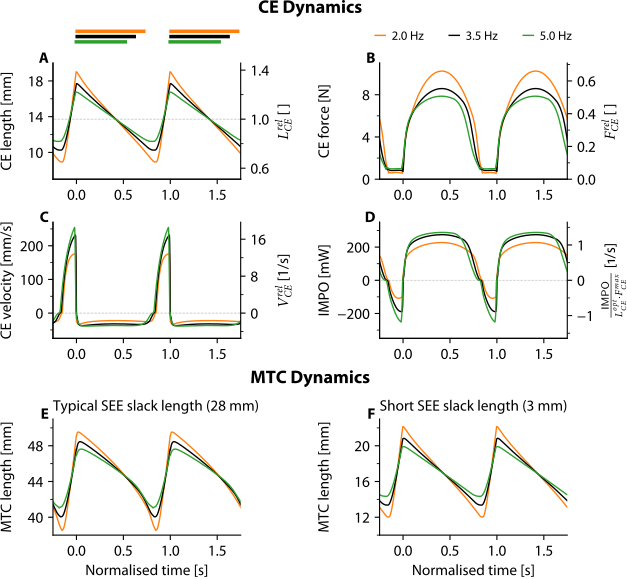

Reproduce this figure in Python.
#| label: fig-r-oc
#| fig-cap: Predicted CE behaviour for maximally attainable AMPO, shown at three distinct
#|   cycle frequencies for rat 1. CE length (A), CE force (B), CE velocity (C) and instantaneous mechanical
#|   power output (IMPO) (D) as a function of normalised time (i.e. time divided by the cycle duration). CE
#|   stimulation was maximal during the period indicated by the coloured bars and fully off elsewhere. The right
#|   labels depict the normalised values, where CE length and CE velocity are normalised to optimum CE length,
#|   CE force is normalised to maximal isometric CE force and IMPO is normalised to the product of optimum
#|   CE length and maximal isometric CE force. Based on CE length and force over time, and the SEE
#|   properties, the MTC length over time can be calculated. The resulting MTC length over time substantially
#|   differs between a typical SEE slack length of 28 mm (E) and a short SEE slack length of 3 mm (F).

#%% Load packages & set directories
import os, sys, pickle
import numpy as np
import pandas as pd
import matplotlib.pyplot as plt
from pathlib import Path

# Set directories
cwd = Path.cwd()
baseDir = cwd.parent
dataDir = baseDir / 'data'
funcDir = baseDir / 'analysis' / 'functions'
sys.path.append(str(funcDir))

import cust_fig, hillmodel

plt.close('all')

#%%
cust_fig.style(plt, fontname='Minion Pro',fontsize=11,grid=False)
# fig = plt.figure(figsize=(15.92/2.54+0.085, 13.36/2.54), constrained_layout=True) # 3:2 ratio
fig = plt.figure(figsize=(15.92/2.54+0.085, 15.07/2.54), constrained_layout=True) # 3:2 ratio
# fig = plt.figure(figsize=(15.92/2.54+0.085, 15.92/2.54/3+0.085), constrained_layout=True) # 3:1 ratio
gs = fig.add_gridspec(6, 2, height_ratios=[1e-3,1.02,8.4,8.4,1e-3,8.4], wspace=0)
axs = np.array([[fig.add_subplot(gs[i, j]) for j in range(gs.ncols)] for i in range(gs.nrows)])
axs = axs.flatten().tolist()

# These are 'fake axis' to create title above the two 'blocks'
axs[9].remove(); del(axs[9])
axs[8].remove(); del(axs[8])
axs[1].remove(); del(axs[1])
axs[0].remove(); del(axs[0])

#%% Subplot 1,1
mus = 'GMe1'
parFile = os.path.join(dataDir,mus,mus+'_IM.pkl')
muspar = pickle.load(open(parFile, 'rb'))[0]
musparLong  = muspar.copy()
musparShort = muspar.copy()
muspar_lsee0_new = 3e-3
musparShort['ksee'] = musparShort['ksee']*(musparShort['lsee0']/muspar_lsee0_new)**2
musparShort['lsee0'] = muspar_lsee0_new
dataDirSim = os.path.join(dataDir,mus,'simsOC','')
fmax, lce_opt = muspar['fmax'], muspar['lce_opt']

cfSet = [2.5, 3.5, 4.5]
cfSet = [2.0, 3.5, 5]

colorSet = plt.rcParams['axes.prop_cycle'].by_key()['color']
colorSet[0] = colorSet[1]
colorSet[1] = '#000000'
# colorSet[1] = '#1f77b4'
for idx,cf in enumerate(cfSet):
    fileName = mus+f'_cf{cf:{"0.1f"}}Hz_ftsOpt_mleOpt'  
    df = pd.read_csv(dataDirSim+fileName+'.csv', sep=',')
    data = df.to_numpy()
    time,lmtc,stim,fsee,gamma,lcerel = data.T[0:6]
    
    lce = lcerel*lce_opt
    vce = np.gradient(lce,time)
       
    time = time/time[-1]
    time = np.concatenate((time-time[-1],time,time+time[-1]))
    lce = np.concatenate((lce,lce,lce))
    fsee = np.concatenate((fsee,fsee,fsee))
    vce = np.concatenate((vce,vce,vce))
    stim = np.concatenate((stim,stim,stim))
    lpee = lce
    fpee = hillmodel.lee2force(0,lpee,muspar)[1]
    fce = fsee-fpee
    IMPO = -fce*vce
    
    stim[stim>=0.5] = 1.0; 
    stim[stim<0.5] = 0
    tStimOn = time[np.where(np.diff(stim)>0.1)[0]]
    tStimOff = time[np.where(np.diff(stim)<-0.1)[0]]
    cust_fig.plot_stim(axs[0],tStimOn[0],tStimOff[1],y=-idx, lw=1/3, color=colorSet[idx])
    cust_fig.plot_stim(axs[0],tStimOn[1],tStimOff[2],y=-idx, lw=1/3 ,color=colorSet[idx])
    
    # Lmtc(t): Long SEE
    lseeLong = hillmodel.force2lee(fsee,fpee,musparLong)[0]
    lmtcLong = lce + lseeLong

    # Lmtc(t): Short SEE
    lseeShort = hillmodel.force2lee(fsee,fpee,musparShort)[0]
    lmtcShort = lce + lseeShort
    
    # plotStim(axs[1],tStimOn[0],tStimOff[1],y=-idx, lw=1/3, color=colorSet[idx])
    # plotStim(axs[1],tStimOn[1],tStimOff[2],y=-idx, lw=1/3 ,color=colorSet[idx])
    
    axs[1].plot(time,stim, color=colorSet[idx]) # plotted but not visible!
    
    if tStimOff[-1] > 1.75: 
        print('Warning, tStimoff exceed plotted values!!')
    
    axs[2].plot(time,lce*1e3, color=colorSet[idx])
    axs[3].plot(time,fce, color=colorSet[idx])
    axs[4].plot(time,vce*1e3, color=colorSet[idx])
    axs[5].plot(time,IMPO*1e3, color=colorSet[idx])
    
    axs[6].plot(time,lmtcLong*1e3, color=colorSet[idx])
    axs[7].plot(time,lmtcShort*1e3, color=colorSet[idx])
  
legend = axs[1].legend(["2.0 Hz", "3.5 Hz", "5.0 Hz"],
                       loc='center',
                       ncol=3,
                       bbox_to_anchor=(0.5, 0.5),  # slight offset above the axes
                       handlelength=0.8,
                       handletextpad=0.5,
                       labelspacing=0.2)


for ax in [axs[0], axs[1], axs[2], axs[3], axs[4], axs[5], axs[6], axs[7]]:
    ax.set_xlim(-0.25,1.75)

# stim(t)
# axs[0].autoscale(enable=True, axis='y', tight=True)
axs[0].set_ylim(-7/3,1/3)
axs[0].spines['top'].set_visible(False)
axs[0].spines['right'].set_visible(False)
axs[0].spines['bottom'].set_visible(False)
axs[0].spines['left'].set_visible(False)
axs[0].set_xticks([]);
axs[0].set_yticks([]); 
axs[1].autoscale(enable=True, axis='y', tight=True)
axs[1].set_ylim(500,900) # range way outside what is plotted, only for legend purpose!
axs[1].spines['top'].set_visible(False)
axs[1].spines['right'].set_visible(False)
axs[1].spines['bottom'].set_visible(False)
axs[1].spines['left'].set_visible(False)
axs[1].set_xticks([]);
axs[1].set_yticks([]); 

# lce(t)    
axs[2].set_ylim(7,20)
axs[2].set_yticks([10,14,18])
axs[2].set_yticks([12,16],minor=True)
axs[2].set_ylabel('$L_{CE}$ [mm]')
ax2T = axs[2].twinx()
ax2T.spines['right'].set_visible(True)
ax2T.plot(time,lce/lce_opt, linewidth=1, linestyle ='--', color='k', alpha=0)
ax2T.set_ylim((axs[2].get_ylim()[0]/1e3/lce_opt, axs[2].get_ylim()[1]/1e3/lce_opt)) 
ax2T.set_yticks([0.6,1.0,1.4])
ax2T.set_yticks([0.8,1.2],minor=True)
ax2T.set_ylabel('$L_{CE}^{rel}$ [ ]')
 
# fsee(t)
ax = axs[3]
ax.set_ylim(0,11)
ax.set_yticks([0,4,8])
ax.set_yticks([2,6],minor=True)
ax.set_ylabel('$F_{CE}$ [N]')
axFsee = ax.twinx()
axFsee.spines['right'].set_visible(True)
axFsee.plot(time,fce/fmax, linewidth=1, linestyle ='--', color='k', alpha=0)
axFsee.set_ylim((ax.get_ylim()[0]/fmax, ax.get_ylim()[1]/fmax)) 
axFsee.set_yticks([0,0.2,0.4,0.6])
axFsee.set_yticks([0.1,0.3,0.5,0.7],minor=True)
axFsee.set_ylabel('$F_{CE}^{rel}$ [ ]')

# vce(t)
ax = axs[4]
ax.set_ylim(-75,270)
ax.set_yticks([0,100,200])
ax.set_yticks([-50,50,150,250],minor=True)
ax.set_ylabel('$V_{CE}$ [mm/s]')
axVce = ax.twinx()
axVce.spines['right'].set_visible(True)
axVce.plot(time,vce/lce_opt, linewidth=1, linestyle ='--', color='k', alpha=0)
axVce.set_ylim((ax.get_ylim()[0]/1e3/lce_opt, ax.get_ylim()[1]/1e3/lce_opt)) 
axVce.set_yticks([0,8,16])
axVce.set_yticks([-4,4,12],minor=True)
axVce.set_ylabel('$V_{CE}^{rel}$ [1/s]')

# IMPO(t)
ax = axs[5]
ax.set_ylim(-350,350)
ax.set_yticks([-200,0,200])
ax.set_yticks([-300,-100,0,100,300],minor=True)
ax.set_ylabel('IMPO [mW]')
axImpo = ax.twinx()
axImpo.spines['right'].set_visible(True)
axImpo.plot(time,IMPO/(lce_opt*fmax), linewidth=1, linestyle ='--', color='k', alpha=0)
axImpo.set_ylim((ax.get_ylim()[0]/1e3/(lce_opt*fmax), ax.get_ylim()[1]/1e3/(lce_opt*fmax))) 
axImpo.set_yticks([-1,0,1])
axImpo.set_yticks([-1.5,-0.5,0.5,1.5],minor=True)
axImpo.set_ylabel('rel IMPO [1/s]')

# Lmtc Long (t)
ax = axs[6]
ax.set_title('Typical SEE slack length (28 mm)', loc="left")
ax.set_ylim(38,51)
ax.set_yticks([40,44,48])
ax.set_yticks([42,46,50],minor=True)
ax.set_ylabel('MTC length [mm]')

# Lmtc Long (t)
ax = axs[7]
ax.set_title('Short SEE slack length (3 mm)', loc="left")
ax.set_ylim(10,23)
ax.set_yticks([12,16,20])
ax.set_yticks([10,14,18,22],minor=True)
ax.set_ylabel('MTC length [mm]')

axs[2].plot([-2,2],[lce_opt*1e3,lce_opt*1e3],'k--',alpha=0.25,lw=0.5,zorder=-100)
axs[4].plot([-2,2],[0,0],'k--',alpha=0.25,lw=0.5,zorder=-100)
axs[5].plot([-2,2],[0,0],'k--',alpha=0.25,lw=0.5,zorder=-100)

# axs[4].set_xlabel('Normalised time [s]')
# axs[5].set_xlabel('Normalised time [s]')
axs[6].set_xlabel('Normalised time [s]')
axs[7].set_xlabel('Normalised time [s]')

axsTitle = fig.add_subplot(gs[0, :])
axsTitle.set_title('CE Dynamics', fontweight='bold', fontsize='large')
axsTitle.set_frame_on(False)
axsTitle.axis('off')

axsTitle = fig.add_subplot(gs[4, :])
axsTitle.set_title('MTC Dynamics', fontweight='bold', fontsize='large')
axsTitle.set_frame_on(False)
axsTitle.axis('off')

fig.align_labels()
cust_fig.add_labels(fig, axs, ['', '', 'A', 'B', 'C', 'D', 'E', 'F'])

# %% Show and save
plt.show()
# fig.savefig("r_oc.png", bbox_inches="tight", pad_inches=0, dpi=600)
fig.savefig("r_oc.pdf", bbox_inches="tight", pad_inches=0)
# fig.savefig("r_oc.svg", bbox_inches="tight", pad_inches=0)

# %% Checks
if len(sys.argv) > 1:
    check_size = sys.argv[1]
else:
    check_size = True  

if check_size == True or check_size == 'True':
    cust_fig.report_axes_size(fig,axs)
    # cust_fig.report_fig_size("r_oc.png") 
    cust_fig.report_fig_size("r_oc.pdf") 
    # cust_fig.report_fig_size("r_oc.svg")
